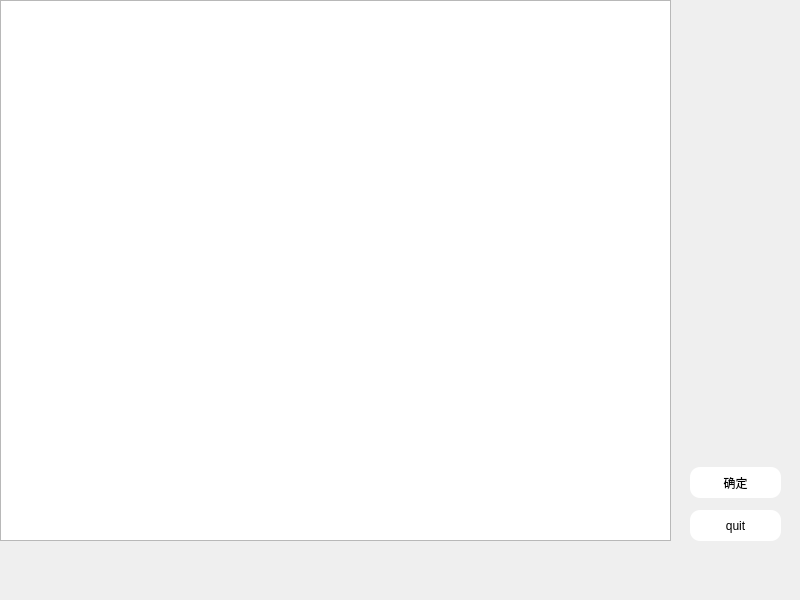
<?xml version="1.0" encoding="UTF-8"?>
<ui version="4.0">
 <class>disease</class>
 <widget class="QWidget" name="disease">
  <property name="geometry">
   <rect>
    <x>0</x>
    <y>0</y>
    <width>800</width>
    <height>600</height>
   </rect>
  </property>
  <property name="windowTitle">
   <string>Form</string>
  </property>
  <property name="styleSheet">
   <string notr="true">#disease{border-image: url(:/back/蓝色渐变.jpg);}</string>
  </property>
  <widget class="QPushButton" name="pushButton">
   <property name="geometry">
    <rect>
     <x>690</x>
     <y>510</y>
     <width>91</width>
     <height>31</height>
    </rect>
   </property>
   <property name="styleSheet">
    <string notr="true">#pushButton{border-radius:10px;}
#pushButton{background-color: rgb(255, 255, 255);}
</string>
   </property>
   <property name="text">
    <string>quit</string>
   </property>
  </widget>
  <widget class="QTableWidget" name="tableWidget">
   <property name="geometry">
    <rect>
     <x>0</x>
     <y>0</y>
     <width>671</width>
     <height>541</height>
    </rect>
   </property>
  </widget>
  <widget class="QPushButton" name="pushButton_2">
   <property name="geometry">
    <rect>
     <x>690</x>
     <y>467</y>
     <width>91</width>
     <height>31</height>
    </rect>
   </property>
   <property name="styleSheet">
    <string notr="true">#pushButton_2{border-radius:10px;}
#pushButton_2{background-color: rgb(255, 255, 255);}
</string>
   </property>
   <property name="text">
    <string>确定</string>
   </property>
  </widget>
 </widget>
 <resources/>
 <connections>
  <connection>
   <sender>pushButton</sender>
   <signal>clicked()</signal>
   <receiver>disease</receiver>
   <slot>close()</slot>
   <hints>
    <hint type="sourcelabel">
     <x>514</x>
     <y>462</y>
    </hint>
    <hint type="destinationlabel">
     <x>299</x>
     <y>249</y>
    </hint>
   </hints>
  </connection>
 </connections>
</ui>
